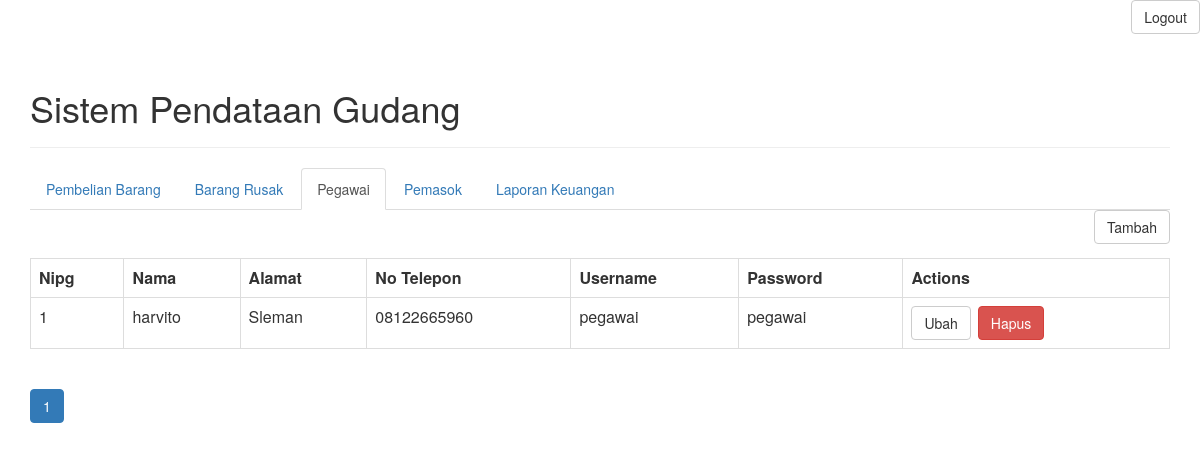
The page /view-pegawai.php (signed in) on the database its author committed.
### tables this page shows
CREATE TABLE `pegawai` (
  `nipg` int(11) NOT NULL,
  `nama` varchar(256) DEFAULT NULL,
  `alamat` varchar(256) DEFAULT NULL,
  `no_tlp` varchar(256) DEFAULT NULL,
  `username` varchar(11) DEFAULT NULL,
  `password` varchar(16) DEFAULT NULL
);

### objects/pegawai.php (called while the page is built, shortened)
<?php
class Pegawai{
    private $conn;
    private $table_name = "pegawai";
    public function __construct($db){
        $this->conn = $db;
    }
    function readAll($page, $from_record_num, $records_per_page){
    $query = "SELECT
    nipg, nama, no_tlp, alamat,username,password
    FROM
    " . $this->table_name . "
    ORDER BY
    nipg ASC
    LIMIT
    {$from_record_num}, {$records_per_page}";
    $stmt = $this->conn->prepare( $query );
    $stmt->execute();
    return $stmt;
}
}
?>

### view-pegawai.php (the view, shortened to what this page needs)
<div class="right-button-margin">
    <a href="logout_manajer.php" class="btn btn-default pull-right">Logout</a>
</div>
<?php
include_once 'config/database.php';
include_once 'objects/pegawai.php';
include_once "header.php";
?>
<ul class="nav nav-tabs">
  <li ><a href="view-pembelianbarang.php">Pembelian Barang</a></li>
  <li><a href="view-barangrusakm.php">Barang Rusak</a></li>
  <li class="active"><a href="view-pegawai.php">Pegawai</a></li>
  <li ><a href="view-pemasok.php">Pemasok</a></li>
  <li><a href="view-transaksi.php">Laporan Keuangan</a></li>
</ul>
<div class="right-button-margin">
    <a href="tambah-pegawai.php" class="btn btn-default pull-right">Tambah</a>
</div>
<?php
$page = isset($_GET['page']) ? $_GET['page'] : 1;
$records_per_page = 3;
$from_record_num = ($records_per_page * $page) - $records_per_page;
$database = new Database();
$db = $database->getConnection();
$pegawai = new Pegawai($db);
$stmt = $pegawai->readAll($page, $from_record_num, $records_per_page);
$num = $stmt->rowCount();
if ($num >0)
{
    echo '<table class="table table-hover table-responsive table-bordered" id="c">';
    echo '  <tr>';
    echo '      <th>Nipg</th>';
    echo '      <th>Nama</th>';
    echo '      <th>Alamat</th>';
    echo '      <th>No Telepon</th>';
    echo '      <th>Username</th>';
    echo '      <th>Password</th>';
    echo '      <th>Actions</th>';
    echo '  </tr>';
    while ($row = $stmt->fetch(PDO::FETCH_ASSOC))
    {
        extract($row);
        echo '  <td>'.$nipg.'</td>';
        echo '  <td>'.$nama.'</td>';
        echo '  <td>'.$alamat.'</td>';
        echo '  <td>'.$no_tlp.'</td>';
        echo '  <td>'.$username.'</td>';
        echo '  <td>'.$password.'</td>';
        echo '  <td>';
            echo '<a href="update-pegawai.php?id='.$nipg.'" class="btn btn-default left-margin">Ubah</a>';
            echo '<a delete-id="'.$nipg.'" class="btn btn-danger delete-object">Hapus</a>';
        echo '</td>';
    }
    echo '</table>';
}
else
{
    echo '<div>Pegawai Kosong.</div>';
}
?>
<?php
include_once 'paging-pegawai.php';
?>
<?
include_once "footer.php";
?>

### header.php (style rules this page uses)
.left-margin { margin:0 .5em 0 0; }
.right-button-margin { margin: 0 0 1em 0; overflow: hidden; }

### rows shown on the page
pegawai: nipg "1", nama "harvito", alamat "Sleman", no_tlp "08122665960", username "pegawai", password "pegawai"

### other values the page prints
$page_title "Sistem Pendataan Gudang"
